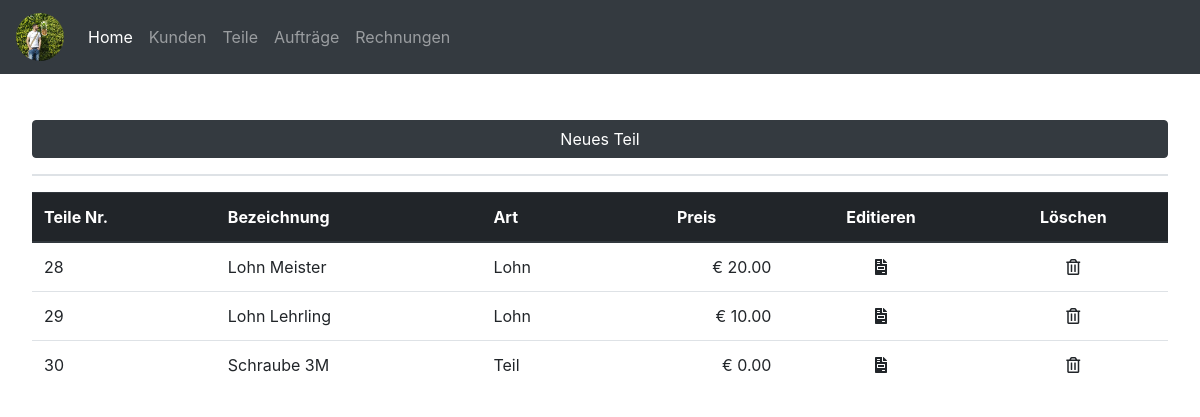
The app's page /part_list.php, older data.
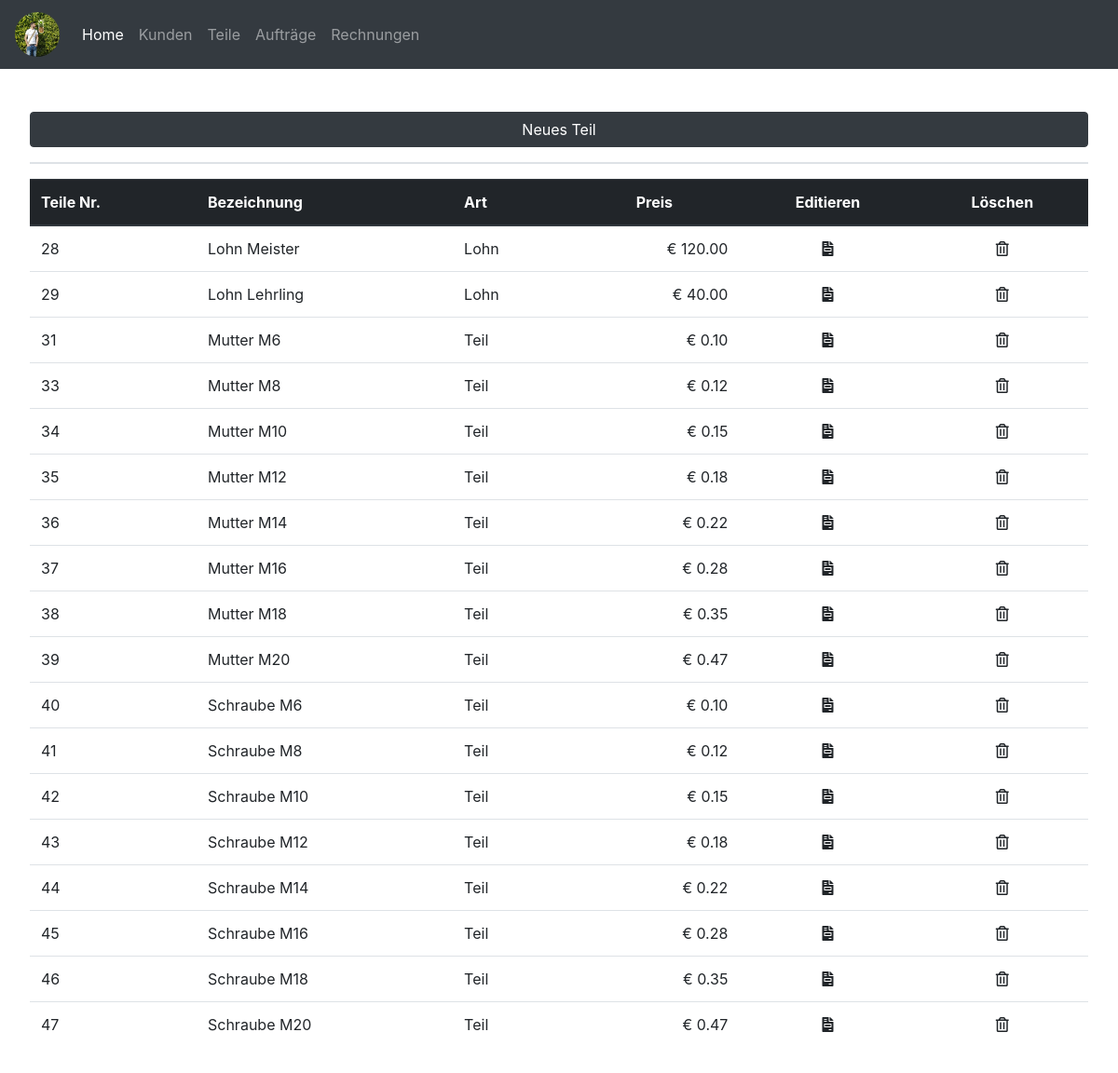
The same page, newer data.
### tables this page shows
CREATE TABLE `teile` (
  `teileid` int(11) NOT NULL,
  `bezeichnung` text NOT NULL,
  `teileart` enum('Lohn','Teil') NOT NULL DEFAULT 'Lohn',
  `preis` float NOT NULL
);

### part_list.php (the view, shortened to what this page needs)
<?php include_once('connection.php') ?>
<?php include('header.php') ?>
<?php
$sql ="SELECT * FROM `teile`";
$result = $pdo->query($sql);
echo" <button type='button' class='btn btn-dark btn-new-car mb-3 mb-lg-0' data-toggle='modal' data-target='#partnewmodal'>Neues Teil</button><br /><hr />";
echo "<table id='parttable' class='display table table-hover'>";
echo "<thead class='thead-dark'>";
echo "<tr>";
echo "<th>Teile Nr.</th>";
echo "<th>Bezeichnung</th>";
echo "<th>Art</th>";
echo "<th><center>Preis</center></th>";
echo "<th><center>Editieren</center></th>";
echo "<th><center>Löschen</center></th>";
echo "</tr>";
echo "</thead>";
echo "<tbody>";
while($row = $result->fetch())
{
    echo "<tr href='part_edit.php?teileid=" . $row['teileid']."'>";
    echo "<td>".$row["teileid"]."</td>";
    echo "<td>".$row["bezeichnung"]."</td>";
    echo "<td>".$row["teileart"]."</td>";
    echo "<td class='text-right'>&euro; " . sprintf('%0.2f', $row['preis']) . "</td>";
    echo "<td><a  data-toggle='modal' data-target='#partupdatemodal" . $row["teileid"]."' name='id'><center><i class='fas fa-file-invoice'></i></center></a></td>";
    echo "<td><a href='part_delete.php?teileid=".$row['teileid']."'><center><i class='far fa-trash-alt'></i></center></a></td>";
    echo "</tr>";
?>
<?php
}
echo "</tbody>";
echo "</table>";
?>
<?php include('footer.php') ?>

Row changes from the older to the newer data that the page shows:
removed teile: teileid "30", bezeichnung "Schraube 3M", teileart "Teil", preis "0.00"
changed teile "Lohn Meister": preis "20.00" → "120.00"
changed teile "Lohn Lehrling": preis "10.00" → "40.00"
added teile: teileid "31", bezeichnung "Mutter M6", teileart "Teil", preis "0.10"
added teile: teileid "33", bezeichnung "Mutter M8", teileart "Teil", preis "0.12"
added teile: teileid "34", bezeichnung "Mutter M10", teileart "Teil", preis "0.15"
added teile: teileid "35", bezeichnung "Mutter M12", teileart "Teil", preis "0.18"
added teile: teileid "36", bezeichnung "Mutter M14", teileart "Teil", preis "0.22"
added teile: teileid "37", bezeichnung "Mutter M16", teileart "Teil", preis "0.28"
added teile: teileid "38", bezeichnung "Mutter M18", teileart "Teil", preis "0.35"
added teile: teileid "39", bezeichnung "Mutter M20", teileart "Teil", preis "0.47"
added teile: teileid "40", bezeichnung "Schraube M6", teileart "Teil", preis "0.10"
added teile: teileid "41", bezeichnung "Schraube M8", teileart "Teil", preis "0.12"
added teile: teileid "42", bezeichnung "Schraube M10", teileart "Teil", preis "0.15"
added teile: teileid "43", bezeichnung "Schraube M12", teileart "Teil", preis "0.18"
added teile: teileid "44", bezeichnung "Schraube M14", teileart "Teil", preis "0.22"
added teile: teileid "45", bezeichnung "Schraube M16", teileart "Teil", preis "0.28"
added teile: teileid "46", bezeichnung "Schraube M18", teileart "Teil", preis "0.35"
added teile: teileid "47", bezeichnung "Schraube M20", teileart "Teil", preis "0.47"
